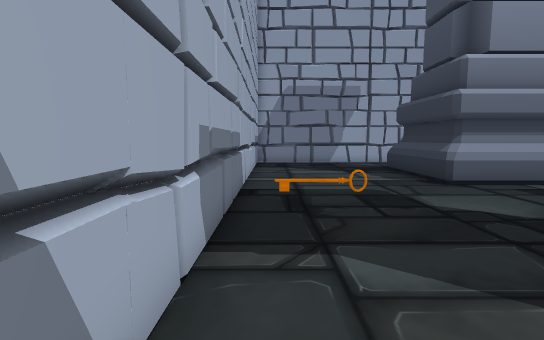
[1] (above)

24 first-person views from a walk through a scene from a Unity 3-D project. The camera is 1.5 m above the floor, tilts 6° down and sees 85° across. Doors are open. The floor is counted in squares, 1 m on a side. Each view is taken from the middle of a square. On the plan, view 1 faces up. The plan holds only what a view shows up to about 15 squares ahead; the rest is blank. The place goes on beyond the plan. The player character is not drawn. Some animated figures are left out.

[2]
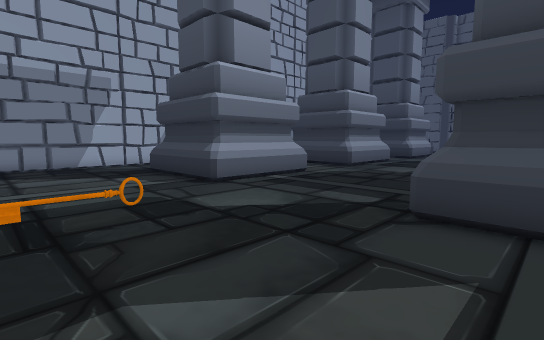

[3]
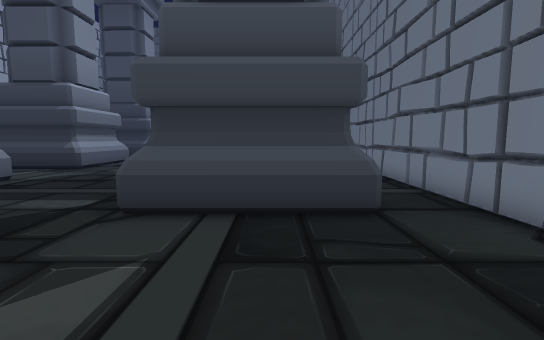

[4]
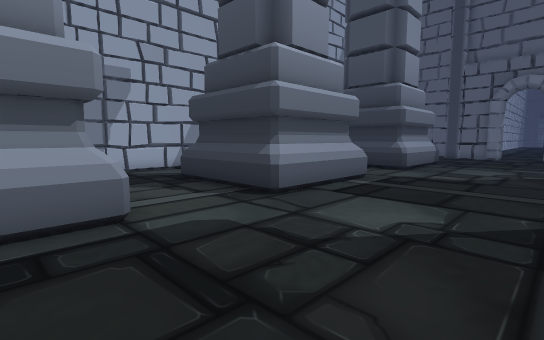

[5]
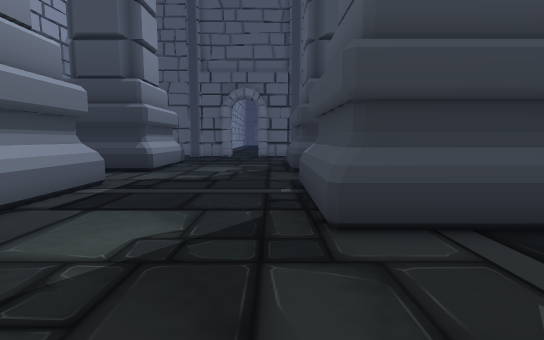

[6]
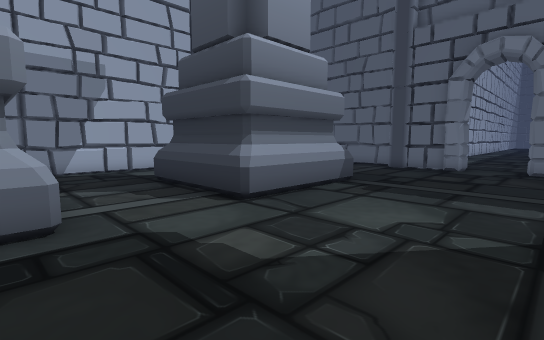

[7]
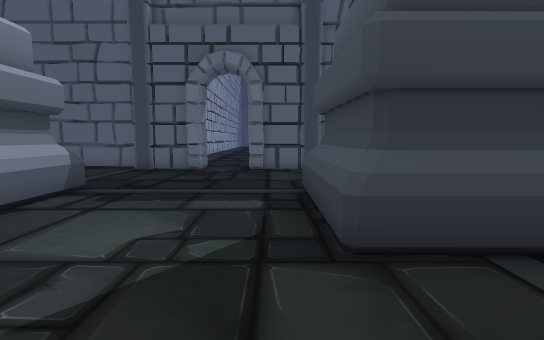

[8]
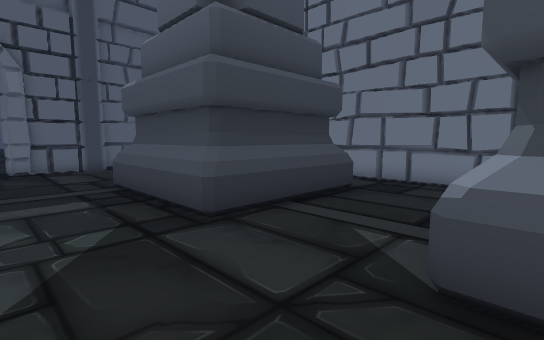

[9]
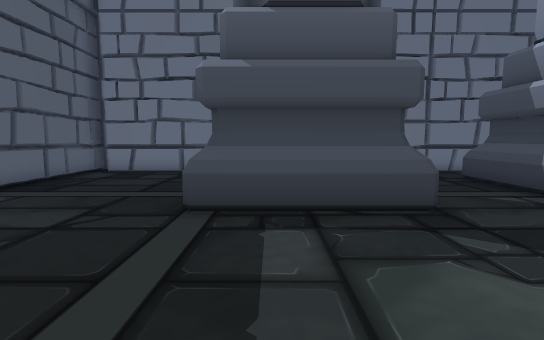

[10]
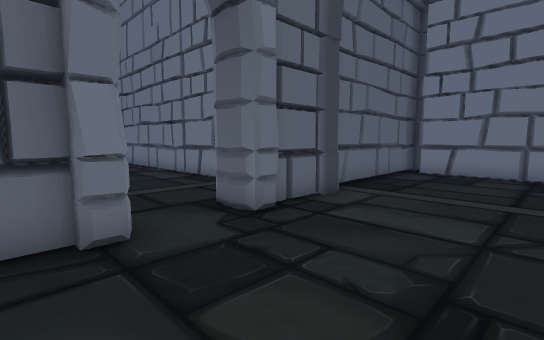

[11]
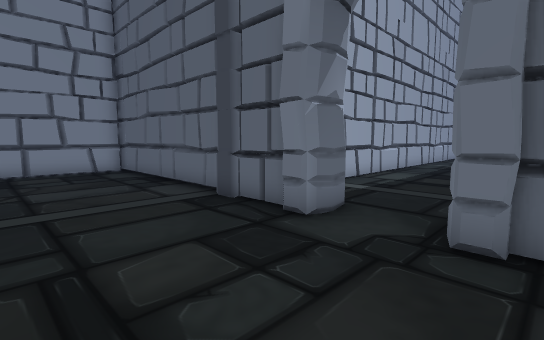

[12]
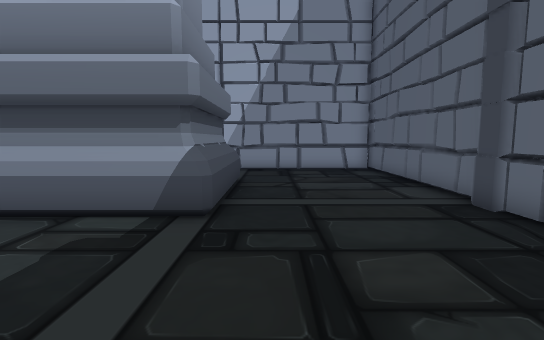

[13]
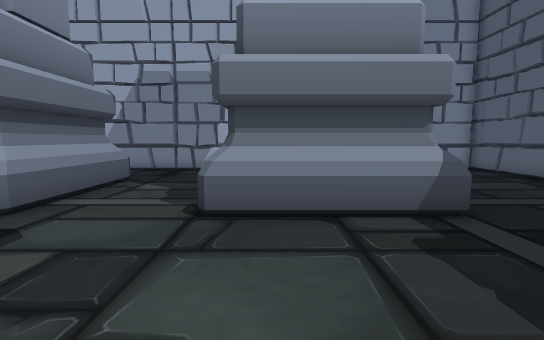

[14]
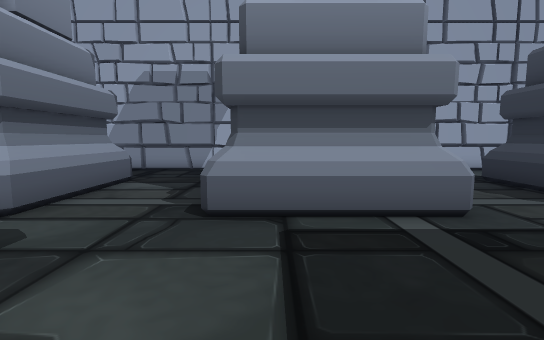

[15]
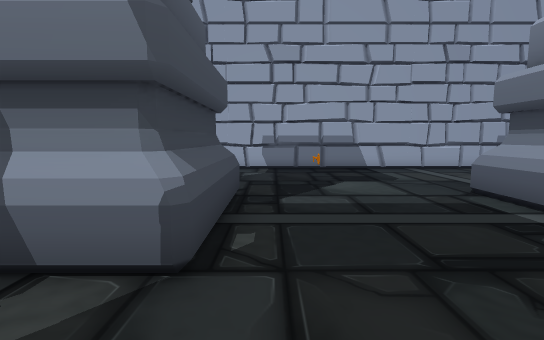

[16]
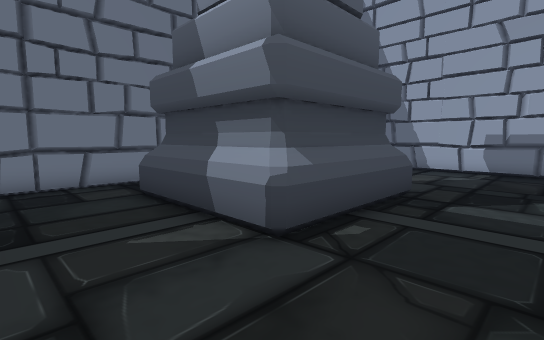

[17]
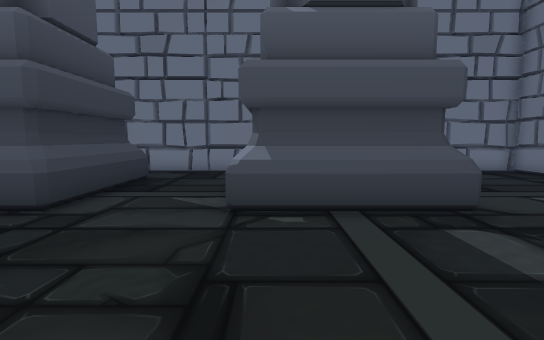

[18]
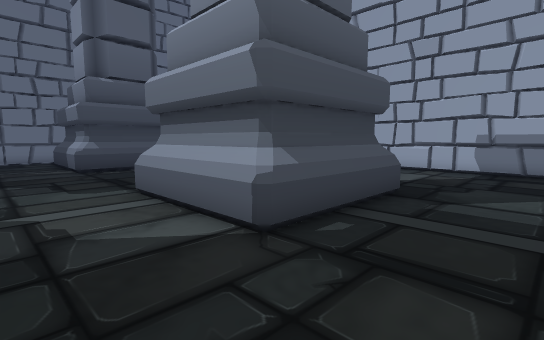

[19]
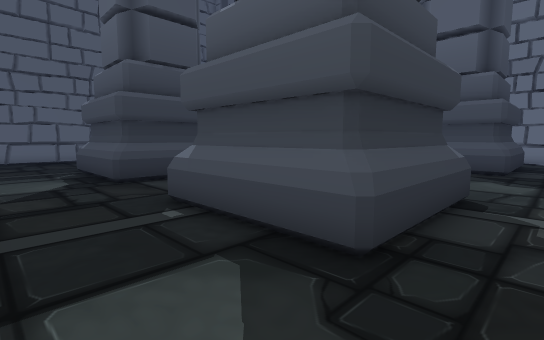

[20]
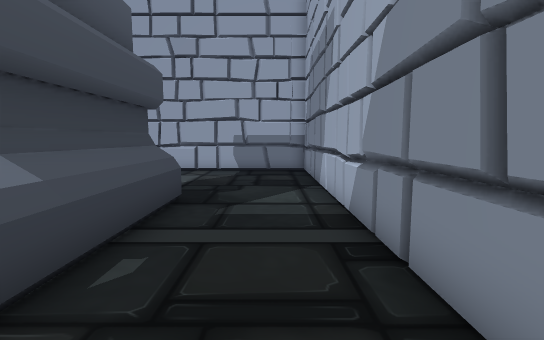

[21]
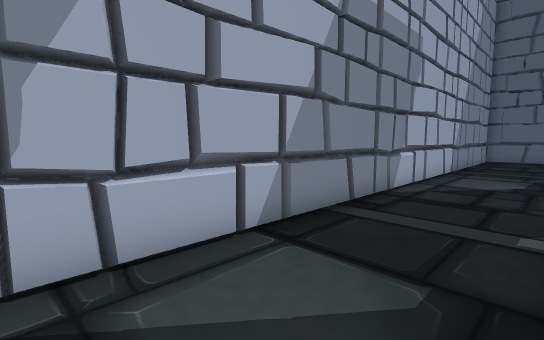

[22]
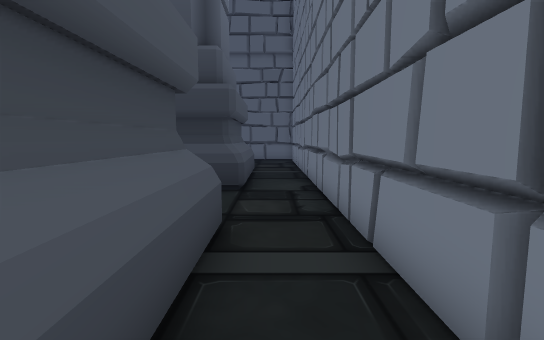

[23]
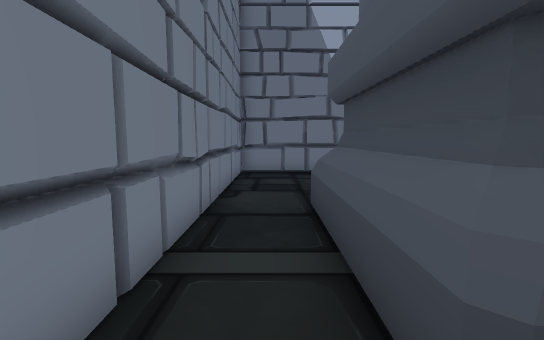

[24]
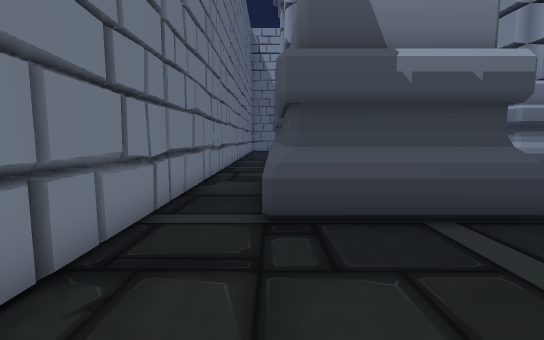

### Floor plan
Points are (right, up) in squares from view 1. A wall is a line through its corners. A room is listed if a view was taken in it or the views show most of it. See-through windows are left out.
Room 1 (views 1, 2, 3, 4, 5, 6, 7, 8, 9, 10, 11, 12, 13, 14, 15, 16, 17, 18, 19, 20, 21, 22, 23, 24)
walls: (15.1, 10) (15.1, 14.3) (19.4, 14.3) (19.4, 10) (15.1, 10); (14.6, 9.5) (14.6, 14.8) (19.9, 14.8) (19.9, 9.5) (14.6, 9.5); (11, 9.7) (10.8, 9.5) (5.7, 9.5) (5.7, 14.8) (11, 14.8) (11, 9.7); (23.6, 9.5) (23.6, 14.8) (28.8, 14.8) (28.8, 9.5) (23.6, 9.5); (10.5, 10) (6.2, 10) (6.2, 14.3) (10.5, 14.3) (10.5, 10); (10.5, 10.3) (10.2, 9.9); (19.9, 1.4) (19.9, -2.2) (15.8, -2.2); (24, 10) (24, 14.3) (28.3, 14.3) (28.3, 10) (24, 10); (19.4, 0.7) (19.4, -1.7) (16.2, -1.7); (11, 3.1) (11, -2.2) (5.7, -2.2) (5.7, 3.1) (11, 3.1); (23.7, 3.1) (28.8, 3.1) (28.8, -2.2) (23.6, -2.2) (23.6, 2.9) (23.7, 3.1); (10.5, 2.6) (10.5, -1.7) (6.2, -1.7) (6.2, 2.6) (10.5, 2.6); (24, 2.6) (28.3, 2.6) (28.3, -1.7) (24, -1.7) (24, 2.6); (24, 2.3) (24.3, 2.7); (15.1, -1.6) (15.1, 2.6) (19.4, 2.6); (14.6, -2.1) (14.6, 3.1) (19.8, 3.1); (34.3, 5.1) (35.8, 5.2); (34.3, 5) (34.8, 5.2) (35.8, 5.1); (34.3, 4.4) (34.3, 5) (35.1, 5.2); (34.7, 8) (34.7, 18.5) (-0.9, 18.5) (-0.9, -4.3) (34.5, -4.3); (34.8, 7.3) (34.3, 7.6); (35.1, 7.3) (34.3, 7.4); (35.1, 9) (34.6, 9.1); (34.6, 3.6) (35, 3.7) (34.6, 3.9); (35, 12.6) (35, 13.7); (35.7, 7.5) (34.9, 7.3) (34.3, 7.5) (34.3, 8.1) (35, 8.1); (34.7, 1.8) (34.7, 4.5); (35, 2.6) (34.6, 2.8); (35.9, 7.4) (34.9, 7.3); (33.7, 18.8) (33.3, 18.5); (34.7, -3.2) (34.7, -1.9); (35, -4.5) (35, 1.6)
ways out: opening at (35, 6.5)
objects: key (1, 6)

Where each view was taken, in squares from view 1:
view 1: 0 up, 0 right, facing up
view 2: 1 up, 0 right, facing up-right
view 3: 0 up, 0 right, facing right
view 4: 4 up, 9 right, facing up-right
view 5: 4 up, 10 right, facing right
view 6: 4 up, 19 right, facing up-right
view 7: 4 up, 20 right, facing right
view 8: 6 up, 19 right, facing down-right
view 9: 9 up, 27 right, facing down
view 10: 9 up, 30 right, facing down-right
view 11: 4 up, 30 right, facing up-right
view 12: 4 up, 30 right, facing up
view 13: 4 up, 25 right, facing up
view 14: 4 up, 16 right, facing up
view 15: 4 up, 14 right, facing left
view 16: 6 up, 14 right, facing down-left
view 17: 9 up, 10 right, facing down
view 18: 18 up, 14 right, facing down-left
view 19: 18 up, 13 right, facing down-right
view 20: 17 up, 13 right, facing left
view 21: 15 up, 13 right, facing up-right
view 22: 3 down, 15 right, facing right
view 23: 3 down, 12 right, facing left
view 24: 2 down, 34 right, facing left
